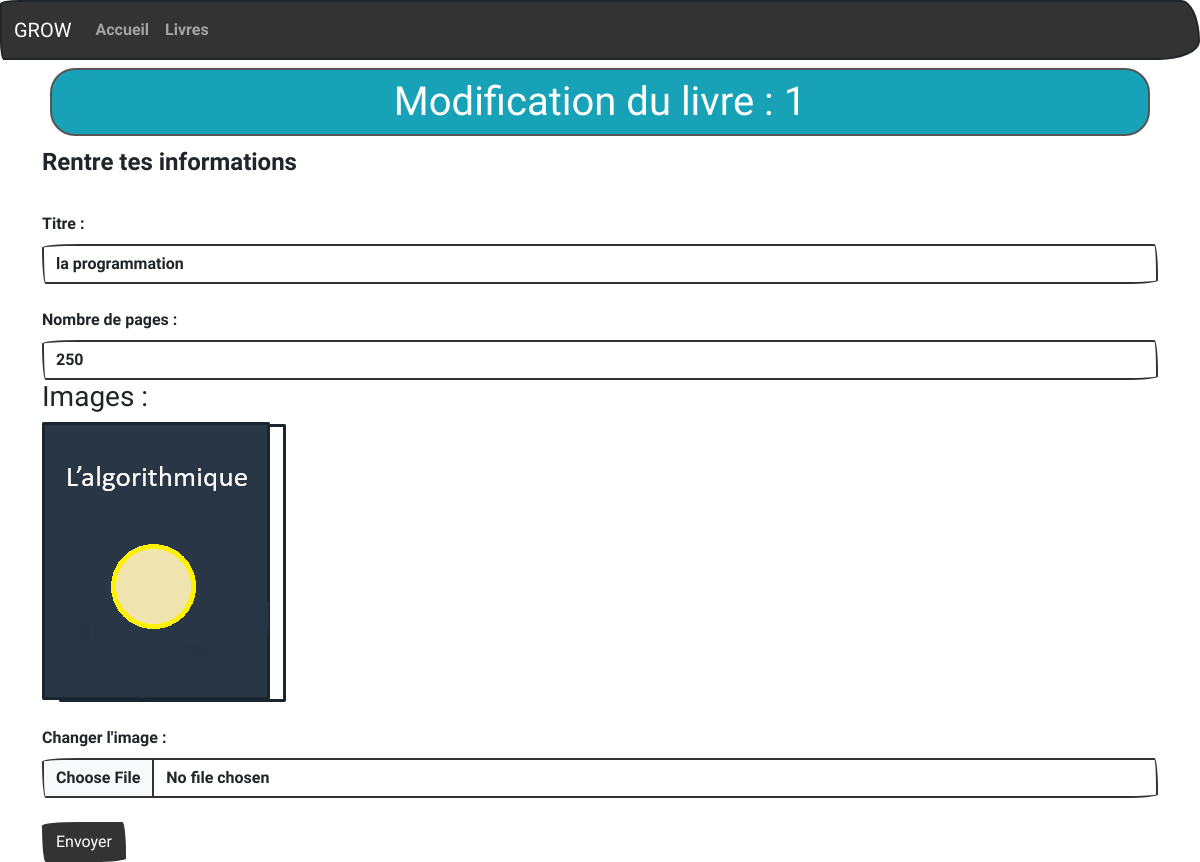
/livres/m/1, run on the app's committed database.
### tables this page shows
CREATE TABLE IF NOT EXISTS `livres` (
  `id` int NOT NULL AUTO_INCREMENT,
  `titre` varchar(150) DEFAULT NULL,
  `nbpages` int DEFAULT NULL,
  `image` varchar(150) DEFAULT NULL,
  PRIMARY KEY (`id`)
);

### controllers/livresController.controller.php (called while the page is built, shortened)
<?php
        require_once "model/Livre.class.php";
        require_once 'model/LivreManager.class.php';
class LivreController
{
    private $livreManager;
    public function __construct()
    {
        $this->livreManager = new LivreManager;
        $this->livreManager->chargementLivre();
    }
    public function modificationLivre($id){
        $livre = $this->livreManager->getLivreByID($id);
        require "views/modifierLivre.views.php";
    }
}

### model/LivreManager.class.php (called while the page is built, shortened)
<?php
require_once 'Model.class.php';
require_once 'Livre.class.php';
class LivreManager extends Model{
    private $livres;
    public function ajoutLivre($livre)
    {
        $this->livres[] = $livre;
    }
    public function chargementLivre()
    {
        $req = $this->getBdd()->prepare('SELECT * FROM livres');
        $req->execute();
        $mesLivres = $req->fetchAll(PDO::FETCH_ASSOC);
    }
    public function getLivreByID($id)
    {
        for($i=0; $i <count($this->livres);$i++){
            if($this->livres[$i]->getId() === $id){
                return $this->livres[$i];
            }
        }
        throw new Exception("Le livre n'existe pas.");
    }
}

### model/Livre.class.php (called while the page is built, shortened)
<?php
class Livre
{
    private $id,
            $titre,
            $nbPages,
            $image;
    public function __construct($id,$titre,$nbPages,$image)
    {
        $this->id = $id;
        $this->titre = $titre;
        $this->nbPages = $nbPages;
        $this->image = $image;
    }
    public function getId()
    {
        return trim(htmlspecialchars($this->id));
    }
    public function getTitre()
    {
        return trim(htmlspecialchars($this->titre));
    }
    public function getnbPages()
    {
        return trim(htmlspecialchars($this->nbPages));
    }
    public function getImage()
    {
        return trim(htmlspecialchars($this->image));
    }
}

### model/Model.class.php (called while the page is built, shortened)
<?php
class Model
{
    private static $pdo;
    private static function setBdd()
    {
        self::$pdo = new PDO('mysql:host=localhost;port=3306;dbname=biblio1;charset=utf8', '****', '****');
        self::$pdo->setAttribute(PDO::ATTR_ERRMODE, PDO::ERRMODE_WARNING);
    }
    protected function getBdd()
    {
        return self::$pdo;
    }
}

### views/modifierLivre.views.php (the view, shortened to what this page needs)
<form method="post" action="<?=URL?>livres/mv" enctype="multipart/form-data">
  <fieldset>
    <legend>Rentre tes informations</legend>
    <div class="form-group">
      <label for="titre" class="form-label mt-4">Titre : </label>
      <input type="text" class="form-control" id="titre"  name="titre" value="<?= $livre->getTitre(); ?>">
    </div>
    <div class="form-group">
      <label for="nbPages" class="form-label mt-4">Nombre de pages : </label>
      <input type="number" class="form-control" id="nbPages"  name="nbPages" value="<?= $livre->getnbPages(); ?>">
    </div>
    <h3>Images : </h3>
    <img src="<?= URL ?>public/images/<?= $livre->getImage() ?>" >
    <div class="form-group">
      <label for="image" class="form-label mt-4">Changer l'image : </label>
      <input class="form-control" type="file" id="image" name="image">
    </div>
    <br>
    <button type="submit" class="btn btn-primary">Envoyer</button>
  </fieldset>
</form>
<?php
$content = ob_get_clean();
$titre = 'Modification du livre : '.$livre->getId();
require 'template.php';
?>

### views/template.php (shortened to what this page needs)
<!DOCTYPE html>
<html lang="en">
<head>
    <link rel="stylesheet" href="https://bootswatch.com/5/sketchy/bootstrap.min.css">
</head>
<body>
    <nav class="navbar navbar-expand-lg navbar-dark bg-primary">
        <div class="container-fluid">
            <a class="navbar-brand" href="#">GROW</a>
            <div class="collapse navbar-collapse" id="navbarColor01">
                <ul class="navbar-nav me-auto">
                    <li class="nav-item">
                        <a class="nav-link" href="<?=URL?>accueil">Accueil</a>
                    </li>
                    <li class="nav-item">
                        <a class="nav-link" href="<?=URL?>livres">Livres</a>
                    </li>
                </ul>
            </div>
        </div>
    </nav>
<div class="container">
    <h1 class="rounded border border-dark p-2 m-2 text-center text-white bg-info"><?=$titre ?></h1>
    <?php echo $content ?>
</div>
</body>
</html>

### data on the page
livres: id "Modification du livre : 1", titre "la programmation", nbPages "250", image (picture)
